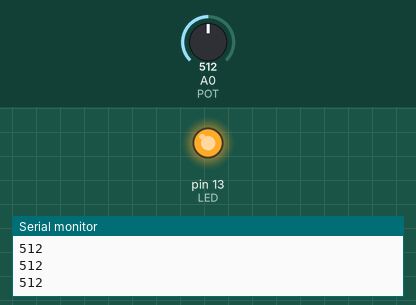
This sketch was run on a simulated Arduino Uno, built with avr-gcc and run on an emulated ATmega328P. Parts: output pins drawn as LEDs (lit = HIGH), the last lines printed to the serial monitor. Inputs (shaded band) come from the test bench; at power-on: A0 (POT) = 512.

Above: at 1.3 s.
1.4 s: A0 (POT) set to 0
At 1.65 s:
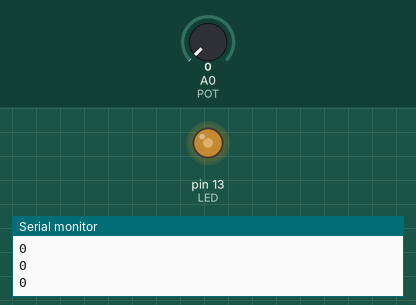
4.5 s: A0 (POT) set to 12
7.6 s: A0 (POT) set to 16
At 8.47 s:
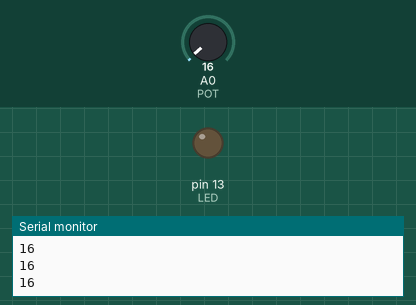
Timing chart, 0 to 16.7 s (numbered marks = the images above; inputs shaded):
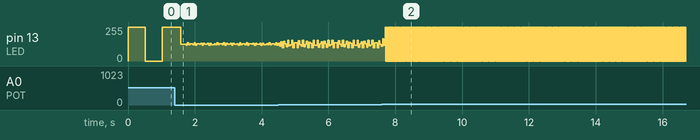

The sketch:

ex13_pisca_led_melhorado.ino
```cpp
/* DÉCIMO TERCEIRO PROGRAMA (PISCA-LED MELHORADO)
   DANIEL RODRIGUES DE SOUSA 28/10/2022 */

#define LED     13  //definição do LED
#define POT     A0  //definição do potenciômetro

unsigned int tempo = 0;

void setup()
{
  pinMode(LED, OUTPUT);
  Serial.begin(9600);
}
void loop()
{
  tempo = analogRead(POT);      //lê potenciômetro
  Serial.println(tempo);        //envia pela serial
  digitalWrite(LED, !digitalRead(LED));
  delay(tempo);
}
```

Measured:
- the behaviour switches between 13 and 14 on A0 (POT) (found by bisection; images 1 and 2)
